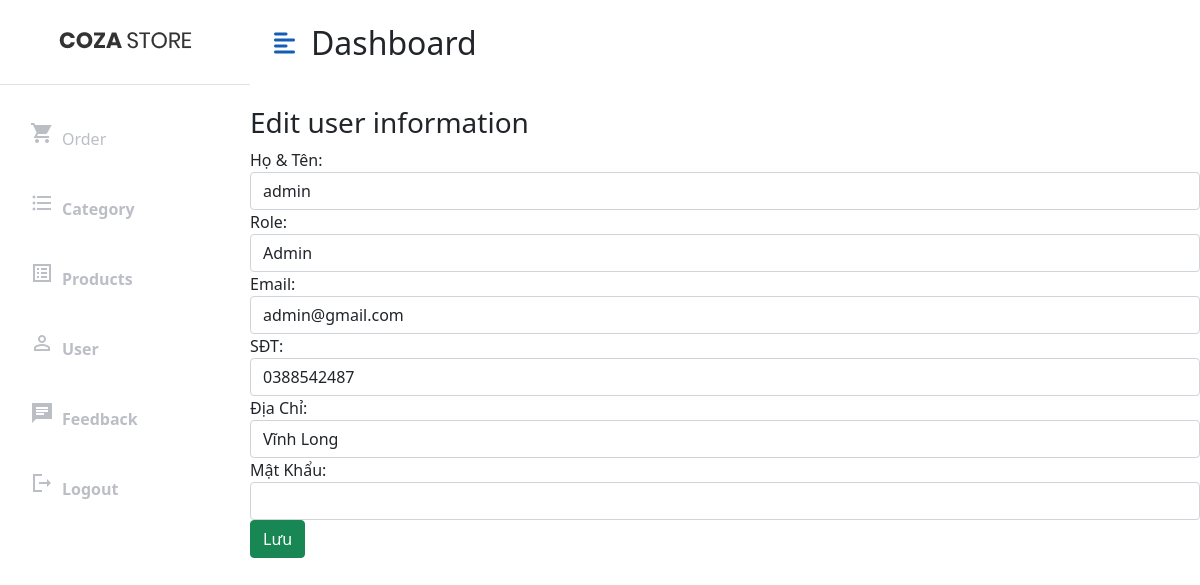
/UserAdmin/ViewEdit/46 (signed in), run on an earlier commit of the app's database.
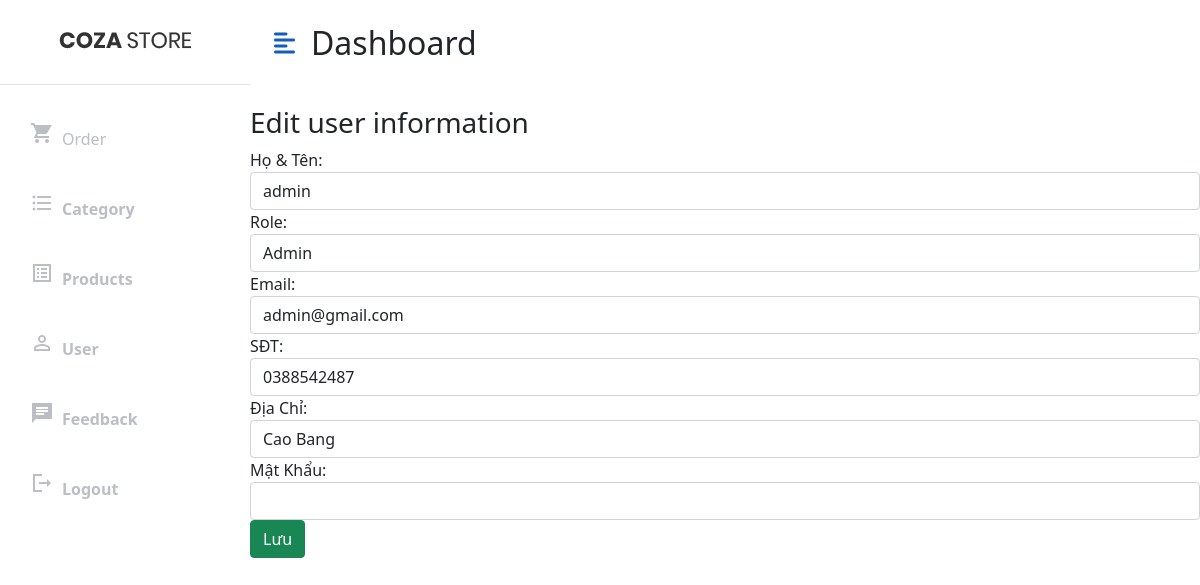
And on a later commit of the database.
### tables this page shows
CREATE TABLE `user` (
  `id` int(11) NOT NULL,
  `fullname` varchar(50) DEFAULT NULL,
  `email` varchar(150) DEFAULT NULL,
  `phone` varchar(20) DEFAULT NULL,
  `address` varchar(200) DEFAULT NULL,
  `password` varchar(32) DEFAULT NULL,
  `role_id` int(11) DEFAULT NULL,
  `deleted` int(11) NOT NULL,
  `avatar` varchar(255) DEFAULT 'https://cdn.pixabay.com/photo/2016/08/08/09/17/avatar-1577909_960_720.png'
);

### mvc/core/Controller.php (called while the page is built, shortened)
<?php
class Controller{
    public function view($view, $data=[]){
        require_once "mvc/views/". $view .".php";
    }
}
?>

### mvc/controllers/UserAdmin.php (called while the page is built, shortened)
<?php
class UserAdmin extends Controller
{
    public $userModel;
    public function __construct()
    {
        $this->userModel = $this->model("UserAdminModel");
    }
    public function ViewEdit($id)
    {
        $userItem = $this->userModel->selectUser($id);
        $role = $this->userModel->getRole();
        $this->view("user/updateUser", [
            "userItem" => $userItem,
            "role" => $role
        ]);
    }
}

### mvc/core/App.php (called while the page is built, shortened)
<?php
class App
{
    protected $action = "GetPage";
    function __construct()
    {
        $arr = $this->UrlProcess();
        if (file_exists("./mvc/controllers/" . $arr[0] . ".php")) {
            unset($arr[0]);
        }
        $this->controller = new $this->controller;
        if (isset($arr[1])) {
            if (method_exists($this->controller, $arr[1])) {
                $this->action = $arr[1];
            }
            unset($arr[1]);
        }
        $this->params = $arr ? array_values($arr) : [];
        call_user_func_array([$this->controller, $this->action], $this->params);
    }
    function UrlProcess()
    {
        if (isset($_GET["url"])) {
            return explode("/", filter_var(trim($_GET["url"], "/")));
        }
    }
}

### index.php (called while the page is built, shortened)
<?php
$myApp = new App();
?>

### mvc/core/DB.php (called while the page is built, shortened)
<?php
class DB
{
    function executeResult($sql, $isSingle = false)
    {
        $data = null;
        $conn = mysqli_connect(HOST, USERNAME, PASSWORD, DATABASE,8111);
        mysqli_set_charset($conn, 'utf8');
        $resultset = mysqli_query($conn, $sql);
        if ($resultset) {
            if ($isSingle) {
                $data = mysqli_fetch_array($resultset, 1);
            } else {
                $data = [];
                while (($row = mysqli_fetch_array($resultset, 1)) != null) {
                    $data[] = $row;
                }
            }
        }
        return $data;
    }
}

### mvc/models/UserAdminModel.php (called while the page is built, shortened)
<?php
class UserAdminModel extends DB
{
    public function selectUser($id)
    {
        $sql = "select * from user where id = '$id'";
        $userItem = $this->executeResult($sql, true);
        return $userItem;
    }
    public function getRole()
    {
        $sql = "select * from role";
        $role = $this->executeResult($sql);
        return $role;
    }
}

### mvc/views/user/updateUser.php (the view, shortened to what this page needs)
<?php
require_once('mvc/views/blocks/header_admin.php');
?>
<div class="row" style="margin-top: 20px;">
	<div class="col-md-12 table-responsive">
		<h3>Edit user information</h3>
		<div class="panel panel-primary">
			<div class="panel-body">
				<form method="post" action="http://localhost/style-shop-2022/UserAdmin/PostEdit/">
					<div class="form-group">
						<label for="usr">Họ & Tên:</label>
						<input required="true" type="text" class="form-control" id="usr" name="fullname" value="<?= $data["userItem"]["fullname"] ?>">
					</div>
					<div class="form-group">
						<label for="usr">Role:</label>
						<select class="form-control" name="role_id" id="role_id" required="true">
							<?php
							$countRole = count($data["role"]);
							for ($i = 0; $i < $countRole; $i++) {
								if ($data["userItem"]['role_id'] == $data["role"][$i]["id"]) {
									echo '<option selected value="' . $data["role"][$i]['id'] . '">' . $data["role"][$i]['name'] . '</option>';
								} else {
									echo '<option value="' . $data["role"][$i]['id'] . '">' . $data["role"][$i]['name'] . '</option>';
								}
							}
							?>
						</select>
					</div>
					<div class="form-group">
						<label for="email">Email:</label>
						<input required="true" type="email" class="form-control" id="email" name="email" value="<?= $data["userItem"]["email"] ?>">
					</div>
					<div class="form-group">
						<label for="phone">SĐT:</label>
						<input required="true" type="tel" class="form-control" id="phone" name="phone" value="<?= $data["userItem"]["phone"] ?>">
					</div>
					<div class="form-group">
						<label for="address">Địa Chỉ:</label>
						<input required="true" type="text" class="form-control" id="address" name="address" value="<?= $data["userItem"]["address"] ?>">
					</div>
					<div class="form-group">
						<label for="pwd">Mật Khẩu:</label>
						<input type="password" class="form-control" id="pwd" name="password" minlength="6">
					</div>
					<button class="btn btn-success">Lưu</button>
				</form>
			</div>
		</div>
	</div>
</div>
<?php
require_once('mvc/views/blocks/footer_admin.php');
?>

What changed in the data, as far as the page shows it:
changed user "admin": address "Vĩnh Long" → "Cao Bang"
